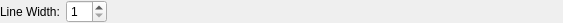
<?xml version="1.0" encoding="UTF-8"?>
<ui version="4.0">
 <class>GridAttributeCellSettingEditWidget</class>
 <widget class="QWidget" name="GridAttributeCellSettingEditWidget">
  <property name="geometry">
   <rect>
    <x>0</x>
    <y>0</y>
    <width>563</width>
    <height>23</height>
   </rect>
  </property>
  <property name="windowTitle">
   <string>Form</string>
  </property>
  <layout class="QHBoxLayout" name="horizontalLayout">
   <property name="leftMargin">
    <number>0</number>
   </property>
   <property name="topMargin">
    <number>0</number>
   </property>
   <property name="rightMargin">
    <number>0</number>
   </property>
   <property name="bottomMargin">
    <number>0</number>
   </property>
   <item>
    <widget class="QLabel" name="lineWidthLabel">
     <property name="text">
      <string>Line Width:</string>
     </property>
    </widget>
   </item>
   <item>
    <widget class="QSpinBox" name="lineWidthSpinBox">
     <property name="minimum">
      <number>1</number>
     </property>
    </widget>
   </item>
   <item>
    <widget class="OpacityContainerWidget" name="opacityWidget" native="true"/>
   </item>
   <item>
    <spacer name="horizontalSpacer">
     <property name="orientation">
      <enum>Qt::Horizontal</enum>
     </property>
     <property name="sizeHint" stdset="0">
      <size>
       <width>228</width>
       <height>20</height>
      </size>
     </property>
    </spacer>
   </item>
  </layout>
 </widget>
 <customwidgets>
  <customwidget>
   <class>OpacityContainerWidget</class>
   <extends>QWidget</extends>
   <header>guibase/widget/opacitycontainerwidget.h</header>
   <container>1</container>
  </customwidget>
 </customwidgets>
 <resources/>
 <connections/>
</ui>
